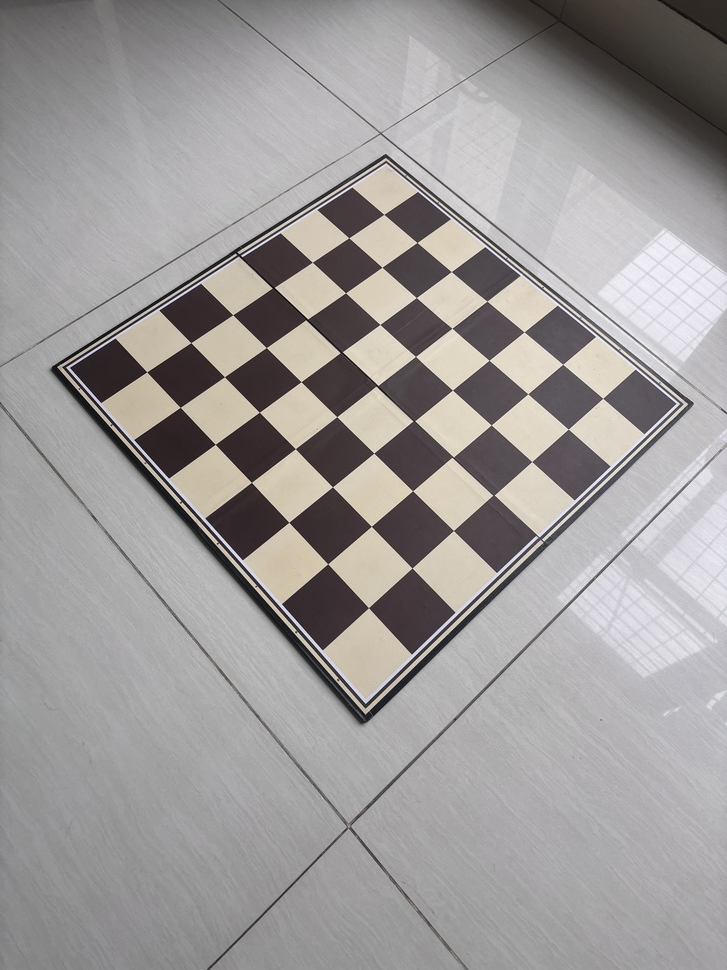
#> input picture test/8_8_8_8_8_8_8_8.jpeg, 727 x 970 px, shrunk from 4284 x 5712 before the run
$ python -i chess_board.py   (imports and definitions only)
#> lines starting #> are read from the running program, lines starting #| are printed output that depends on the picture
import cv2
import numpy as np
from sklearn.cluster import AgglomerativeClustering

class ChessBoardProcessor:
    def __init__(self, target_size=(500, 500)):
        self.target_size = target_size
        self.warped_image = None
        self.transform_matrix = None
        self.debug_hough_img = None # Store for overlaying NMS

    # [232 lines left out: functions process, generate_ideal_grid, correct_corners, correct_corners_with_pieces, generate_ideal_grid, warp_image, not called in this run]

    def find_grid_lines(self, gray_image):
        """
        Canny Edge -> Hough Transform
        """
        # Canny
        edges = cv2.Canny(gray_image, 50, 150, apertureSize=3)

        # DEBUG: Save Canny
        cv2.imwrite("result/debug_canny.jpg", edges)
        print("Saved result/debug_canny.jpg")

        # HoughLines (Standard HT)
        # 1 pixel resolution, 1 degree (pi/180) resolution
        # Threshold: 110 (Lowered from 150 to catch fainter lines)
        lines = cv2.HoughLines(edges, 1, np.pi / 180, 110)

        # DEBUG: Visualize Hough Lines
        if lines is not None:
             self.debug_hough_img = cv2.cvtColor(gray_image, cv2.COLOR_GRAY2BGR)
             for line in lines:
                 rho, theta = line[0]
                 a = np.cos(theta)
                 b = np.sin(theta)
                 x0 = a * rho
                 y0 = b * rho
                 x1 = int(x0 + 1000 * (-b))
                 y1 = int(y0 + 1000 * (a))
                 x2 = int(x0 - 1000 * (-b))
                 y2 = int(y0 - 1000 * (a))
                 cv2.line(self.debug_hough_img, (x1, y1), (x2, y2), (0, 0, 255), 1)

             cv2.imwrite("result/debug_hough_lines.jpg", self.debug_hough_img)
             print("Saved result/debug_hough_lines.jpg")

        return lines

    # [112 lines left out: functions cluster_and_filter_lines, interpolate_lines, nms_lines, not called in this run]

# [3 lines not run here, left out]

>>> import cv2
>>> picture = cv2.imread('test/8_8_8_8_8_8_8_8.jpeg', cv2.IMREAD_GRAYSCALE)
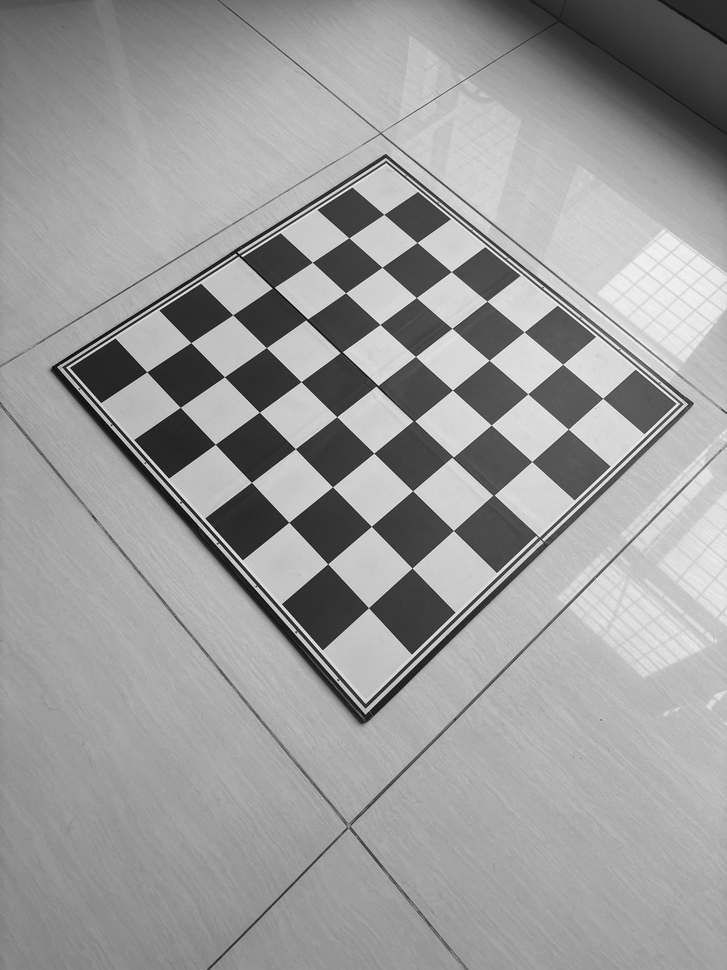
#> picture: shape (970, 727); min 1, max 251, mean 155.5
>>> result = ChessBoardProcessor().find_grid_lines(picture)
#> in find_grid_lines, `edges = cv2.Canny(gray_image, 50, 150, apertureSize=3)`:
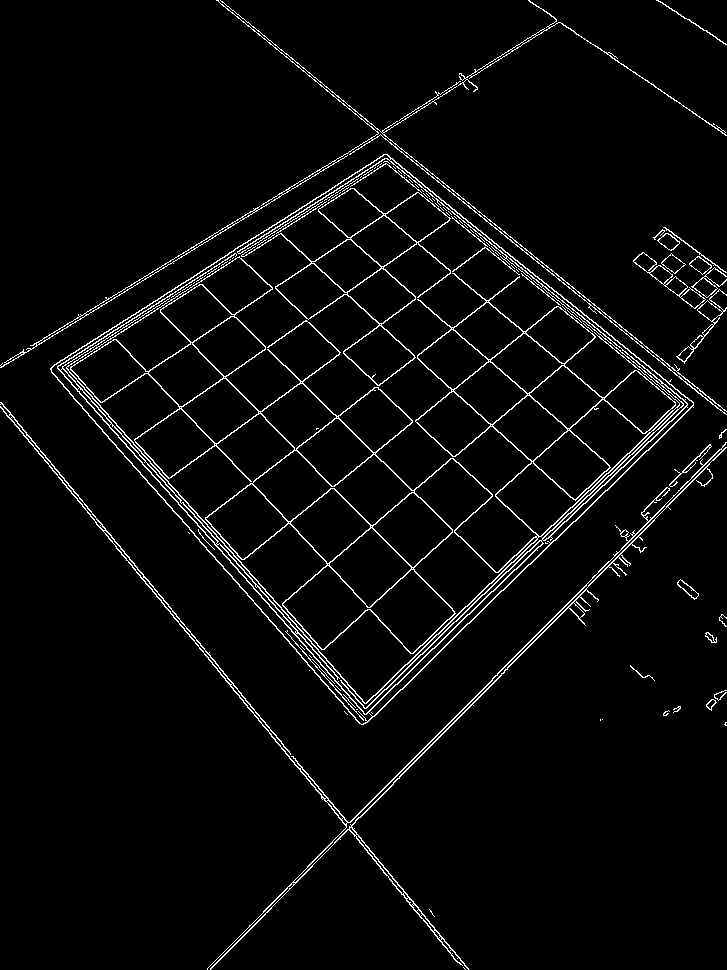
#> edges: shape (970, 727); 3.8% white in thin lines or dots
#> in find_grid_lines, `lines = cv2.HoughLines(edges, 1, np.pi / 180, 110)`: lines = 188 rows, first 8: [-137, 2.25], [-135, 2.25], [829, 0.785], [-120, 2.25], [-123, 2.25], [-49, 2.29], [588, 0.89], [773, 0.803]
#> the loop in find_grid_lines, `for line in lines:` made 188 passes
#> (rho, theta, a, b, x0, y0, x1, y1) on passes 1 to 3: (-137, 2.25, -0.629, 0.777, 86.22, -106.5, -690, -735), (-135, 2.25, -0.629, 0.777, 84.96, -104.9, -692, -734), (829, 0.785, 0.707, 0.707, 586.2, 586.2, -120, 1293)
#> after the loop in find_grid_lines, `for line in lines:`:
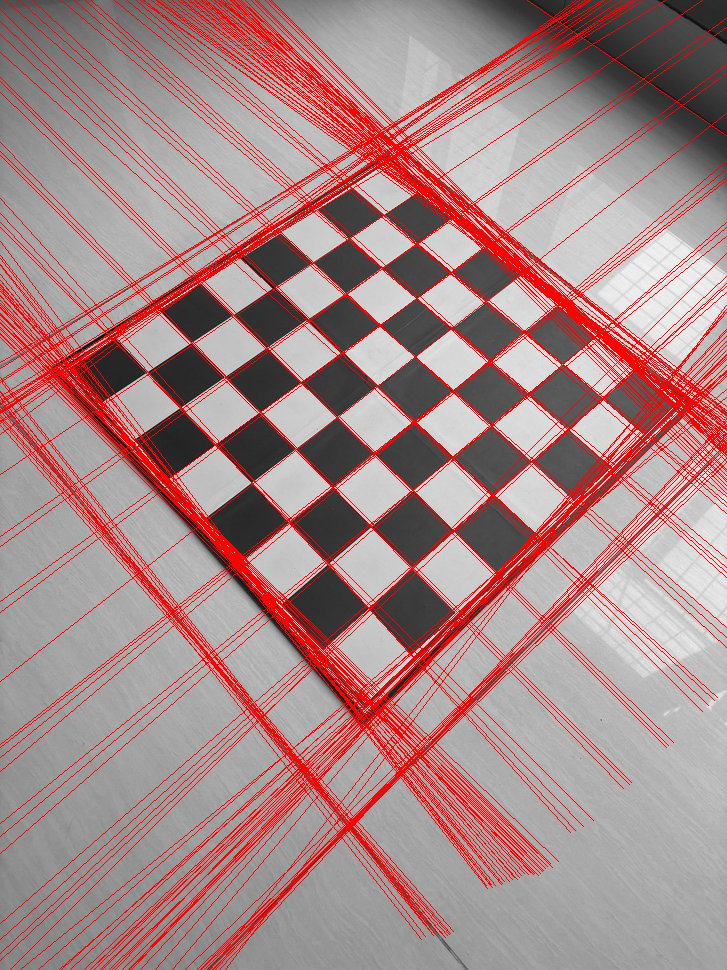
#> self.debug_hough_img: shape (970, 727, 3); mean B, G, R 136.2, 136.2, 168.8
#> result has the same summary as lines in find_grid_lines

$ run again, on test/rnbqkbnr_pppppppp_8_8_3P4_8_PPP1PPPP_RNBQKBNR.jpeg
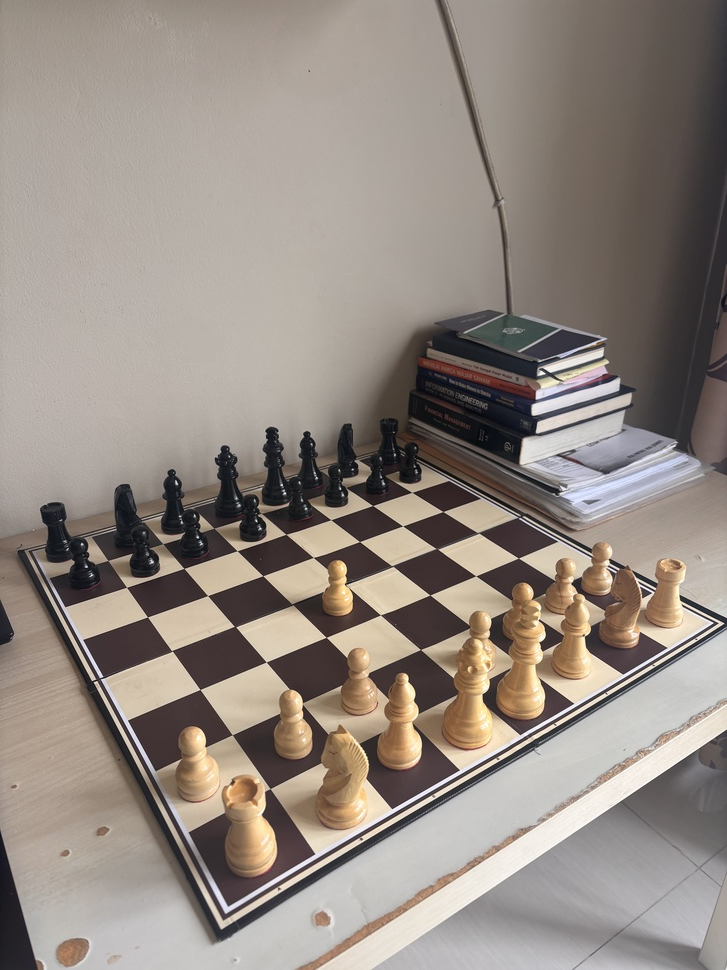
#> input picture test/rnbqkbnr_pppppppp_8_8_3P4_8_PPP1PPPP_RNBQKBNR.jpeg, 727 x 970 px, shrunk from 4284 x 5712 before the run
#> in find_grid_lines, `edges = cv2.Canny(gray_image, 50, 150, apertureSize=3)`:
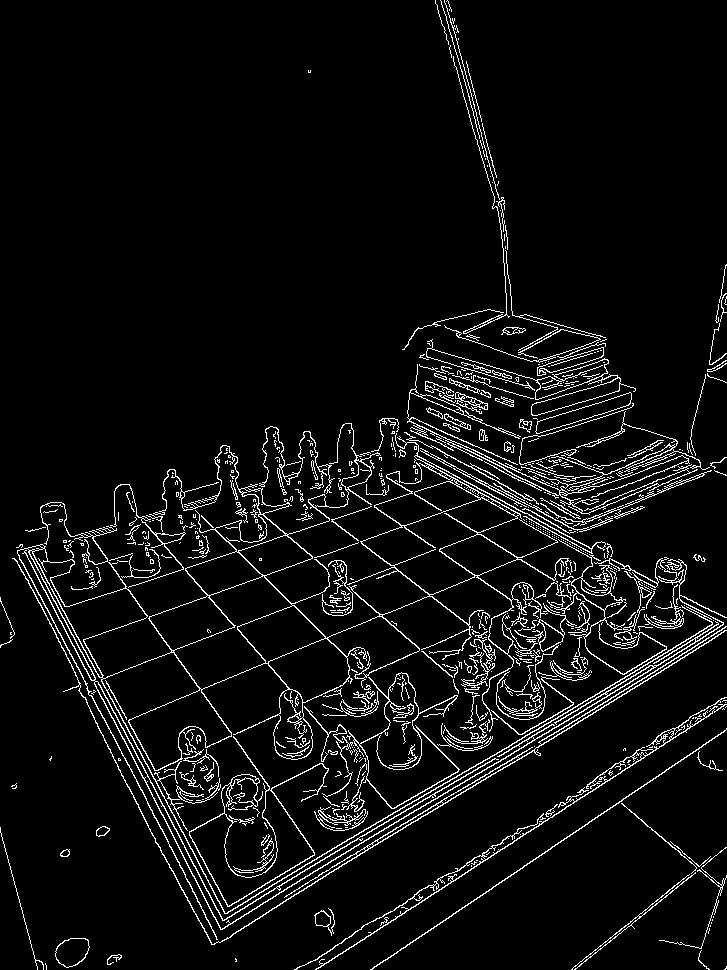
#> edges: shape (970, 727); 5.8% white in thin lines or dots
#> lines = 1400 rows, first 8: [985, 0.995], [909, 1.03], [1011, 0.977], [915, 1.01], [234, 2.65], [914, 1.03], [905, 1.01], [900, 1.05]
#> the loop in find_grid_lines, `for line in lines:` made 1400 passes
#> (rho, theta, a, b, x0, y0, x1, y1) on passes 1 to 3: (985, 0.995, 0.545, 0.839, 536.5, 826.1, -302, 1370), (909, 1.03, 0.515, 0.857, 468.2, 779.2, -388, 1294), (1011, 0.977, 0.559, 0.829, 565.3, 838.2, -263, 1397)
#> after the loop in find_grid_lines, `for line in lines:`:
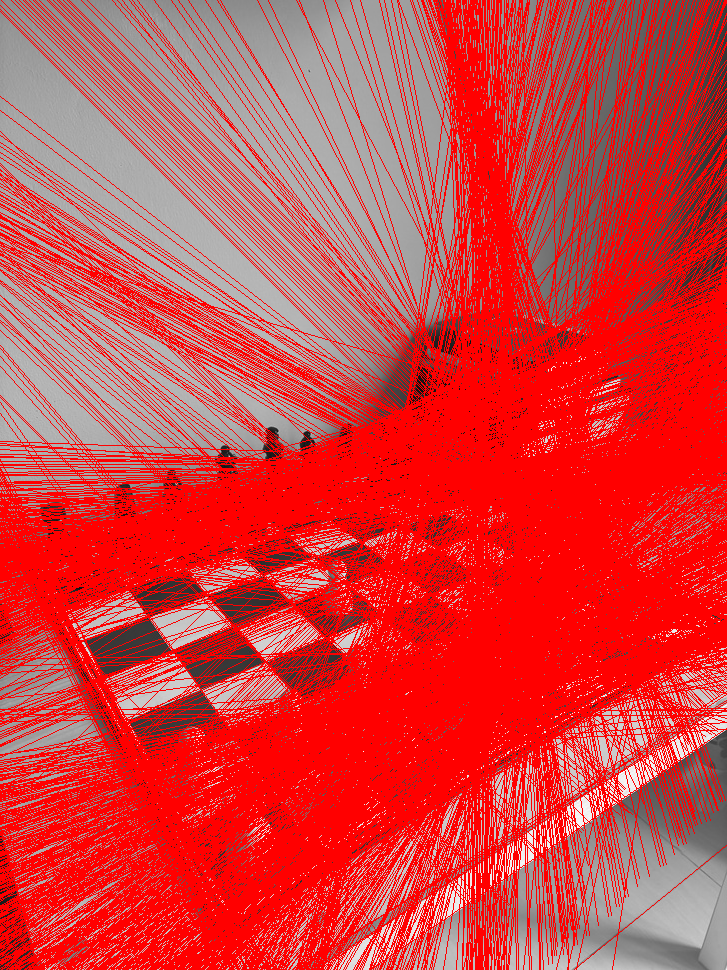
#> self.debug_hough_img: shape (970, 727, 3); mean B, G, R 65.3, 65.3, 210.7
#> result has the same summary as lines in find_grid_lines
